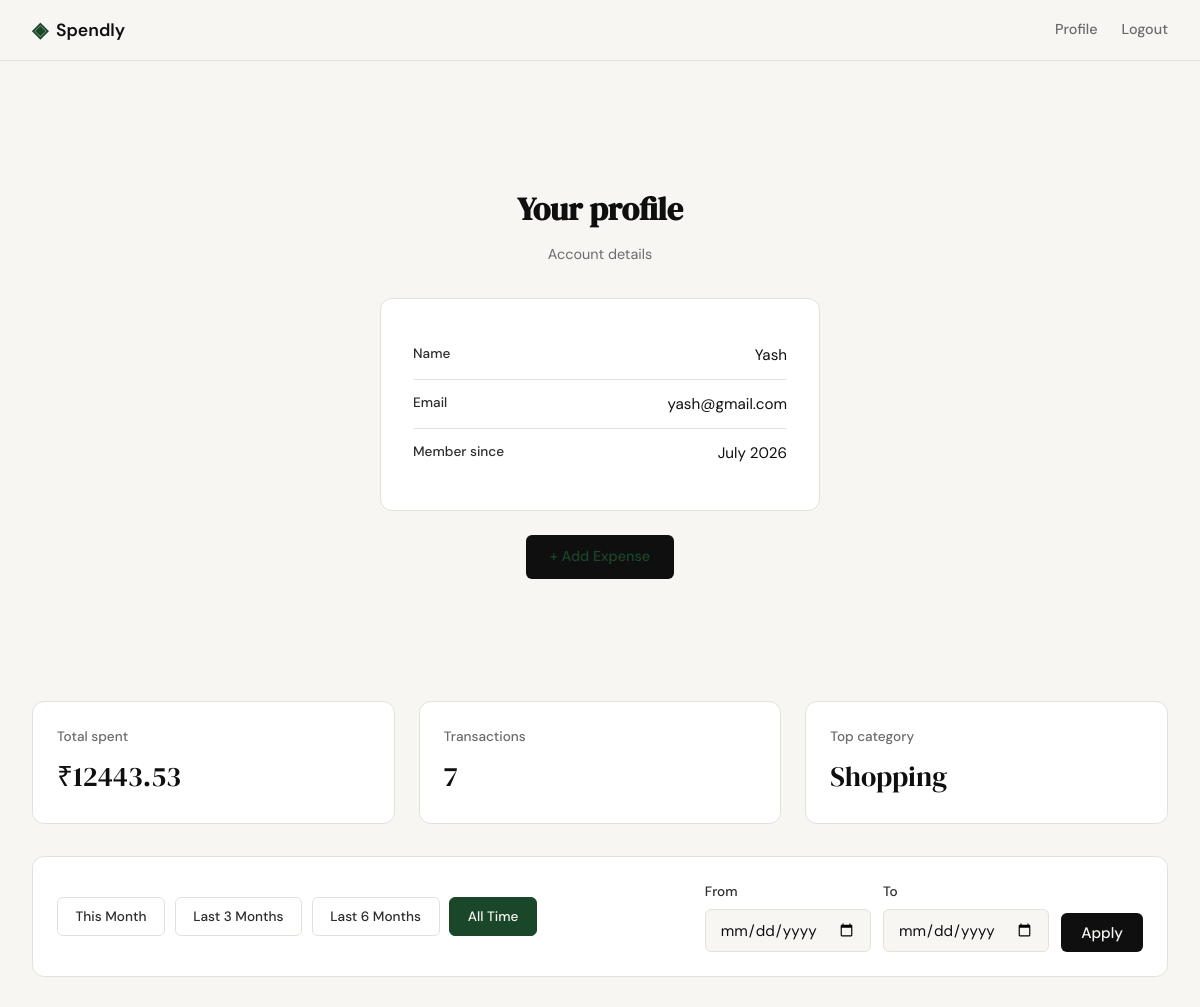
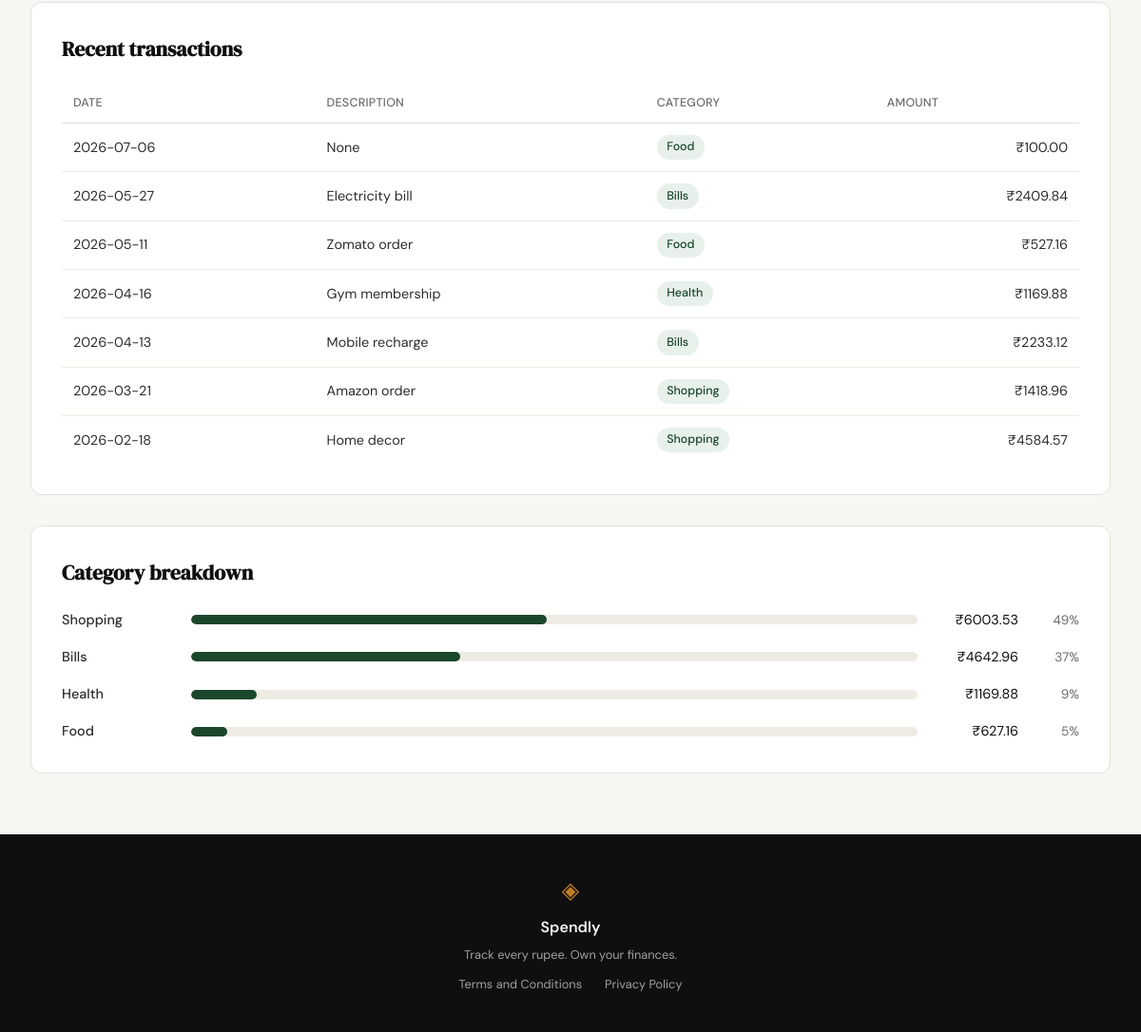
Page /profile (signed in) on the committed database (2 pictures, top to bottom).
### tables this page shows
CREATE TABLE users (
            id            INTEGER PRIMARY KEY AUTOINCREMENT,
            name          TEXT    NOT NULL,
            email         TEXT    UNIQUE NOT NULL,
            password_hash TEXT    NOT NULL,
            created_at    TEXT    DEFAULT (datetime('now'))
        );

CREATE TABLE expenses (
            id          INTEGER PRIMARY KEY AUTOINCREMENT,
            user_id     INTEGER NOT NULL REFERENCES users(id),
            amount      REAL    NOT NULL,
            category    TEXT    NOT NULL,
            date        TEXT    NOT NULL,
            description TEXT,
            created_at  TEXT    DEFAULT (datetime('now'))
        );

### app.py (the view)
@app.route("/profile")
def profile():
    if not session.get("user_id"):
        return redirect(url_for("login"))
    date_from, date_to, presets, active_preset = resolve_date_filter(request.args)
    user_id = session["user_id"]
    user = get_user_by_id(user_id)
    stats = get_summary_stats(
        user_id, date_from=date_from, date_to=date_to
    )
    transactions = get_recent_transactions(
        user_id, date_from=date_from, date_to=date_to
    )
    categories = get_category_breakdown(
        user_id, date_from=date_from, date_to=date_to
    )
    return render_template(
        "profile.html",
        user=user,
        stats=stats,
        transactions=transactions,
        categories=categories,
        date_from=date_from,
        date_to=date_to,
        presets=presets,
        active_preset=active_preset,
    )

### app.py (called while the page is built)
def _parse_date_param(value):
    if not value:
        return None
    try:
        parsed = datetime.strptime(value, "%Y-%m-%d")
    except ValueError:
        return None
    return parsed.strftime("%Y-%m-%d")

def _shift_year_month(year, month, months_back):
    index = year * 12 + (month - 1) - months_back
    return index // 12, index % 12 + 1

def _preset_range(months):
    today = date.today()
    year, month = _shift_year_month(today.year, today.month, months - 1)
    start = date(year, month, 1)
    return DateRange(start.strftime("%Y-%m-%d"), today.strftime("%Y-%m-%d"))

### database/db.py (called while the page is built)
def get_db():
    conn = sqlite3.connect(DB_PATH)
    conn.row_factory = sqlite3.Row
    conn.execute("PRAGMA foreign_keys = ON")
    return conn

### database/queries.py (called while the page is built)
def _date_range_clause(date_from, date_to):
    if date_from and date_to:
        return " AND date BETWEEN ? AND ?", [date_from, date_to]
    return "", []

def get_user_by_id(user_id):
    conn = get_db()
    row = conn.execute(
        "SELECT name, email, created_at FROM users WHERE id = ?", (user_id,)
    ).fetchone()
    conn.close()
    if not row:
        return None
    created_at = datetime.strptime(row["created_at"], "%Y-%m-%d %H:%M:%S")
    return {
        "name": row["name"],
        "email": row["email"],
        "member_since": created_at.strftime("%B %Y"),
    }

def get_recent_transactions(user_id, limit=10, date_from=None, date_to=None):
    conn = get_db()
    date_filter_sql, extra_params = _date_range_clause(date_from, date_to)
    params = [user_id, *extra_params, limit]
    rows = conn.execute(
        f"""
        SELECT date, description, category, amount
        FROM expenses
        WHERE user_id = ?{date_filter_sql}
        ORDER BY date DESC, id DESC
        LIMIT ?
        """,
        params,
    ).fetchall()
    conn.close()
    return [dict(row) for row in rows]

### templates/profile.html (shortened to what this page needs)
{% extends "base.html" %}
{% block content %}
<section class="auth-section">
    <div class="auth-container">
        <div class="auth-header">
            <h1 class="auth-title">Your profile</h1>
            <p class="auth-subtitle">Account details</p>
        </div>
        <div class="auth-card">
            <div class="profile-field">
                <span class="profile-label">Name</span>
                <span class="profile-value">{{ user.name }}</span>
            </div>
            <div class="profile-field">
                <span class="profile-label">Email</span>
                <span class="profile-value">{{ user.email }}</span>
            </div>
            <div class="profile-field">
                <span class="profile-label">Member since</span>
                <span class="profile-value">{{ user.member_since }}</span>
            </div>
        </div>
        <p class="auth-switch">
            <a href="{{ url_for('add_expense') }}" class="btn-primary">+ Add Expense</a>
        </p>
    </div>
</section>
<section class="dashboard-section">
    <div class="dashboard-inner">
        <div class="stat-grid">
            <div class="stat-card">
                <span class="stat-label">Total spent</span>
                <span class="stat-value">₹{{ "%.2f"|format(stats.total_spent) }}</span>
            </div>
            <div class="stat-card">
                <span class="stat-label">Transactions</span>
                <span class="stat-value">{{ stats.transaction_count }}</span>
            </div>
            <div class="stat-card">
                <span class="stat-label">Top category</span>
                <span class="stat-value">{{ stats.top_category }}</span>
            </div>
        </div>
        <div class="filter-bar">
            <div class="preset-links">
                <a href="{{ url_for('profile', date_from=presets.this_month.start, date_to=presets.this_month.end) }}"
                   class="preset-link {% if active_preset == 'this_month' %}active{% endif %}">This Month</a>
                <a href="{{ url_for('profile', date_from=presets.last_3_months.start, date_to=presets.last_3_months.end) }}"
                   class="preset-link {% if active_preset == 'last_3_months' %}active{% endif %}">Last 3 Months</a>
                <a href="{{ url_for('profile', date_from=presets.last_6_months.start, date_to=presets.last_6_months.end) }}"
                   class="preset-link {% if active_preset == 'last_6_months' %}active{% endif %}">Last 6 Months</a>
                <a href="{{ url_for('profile') }}"
                   class="preset-link {% if active_preset == 'all_time' %}active{% endif %}">All Time</a>
            </div>
            <form method="GET" action="{{ url_for('profile') }}" class="filter-custom-form">
                <div class="form-group">
                    <label for="date_from">From</label>
                    <input type="date" id="date_from" name="date_from" class="form-input"
                           value="{{ date_from or '' }}">
                </div>
                <div class="form-group">
                    <label for="date_to">To</label>
                    <input type="date" id="date_to" name="date_to" class="form-input"
                           value="{{ date_to or '' }}">
                </div>
                <button type="submit"
                        class="btn-submit filter-apply-btn
                               {%- if active_preset == 'custom' %} active{% endif %}">
                    Apply
                </button>
            </form>
        </div>
        <div class="dashboard-card">
            <h2 class="dashboard-card-title">Recent transactions</h2>
            <div class="table-scroll">
                <table class="transaction-table">
                    <thead>
                        <tr>
                            <th>Date</th>
                            <th>Description</th>
                            <th>Category</th>
                            <th class="align-right">Amount</th>
                        </tr>
                    </thead>
                    <tbody>
                        {% for tx in transactions[:10] %}
                        <tr>
                            <td>{{ tx.date }}</td>
                            <td>{{ tx.description }}</td>
                            <td><span class="category-tag">{{ tx.category }}</span></td>
                            <td class="align-right">₹{{ "%.2f"|format(tx.amount) }}</td>
                        </tr>
                        {% endfor %}
                    </tbody>
                </table>
            </div>
        </div>
        <div class="dashboard-card">
            <h2 class="dashboard-card-title">Category breakdown</h2>
            <div class="category-list">
                {% for cat in categories %}
                <div class="category-row">
                    <span class="category-name">{{ cat.name }}</span>
                    <div class="category-bar-track">
                        <div class="category-bar-fill" style="width: {{ cat.pct }}%"></div>
                    </div>
                    <span class="category-amount">₹{{ "%.2f"|format(cat.amount) }}</span>
                    <span class="category-pct">{{ cat.pct }}%</span>
                </div>
                {% endfor %}
            </div>
        </div>
    </div>
</section>
{% endblock %}

### templates/base.html (shortened to what this page needs)
<!DOCTYPE html>
<html lang="en">
<head>
    <link rel="stylesheet" href="{{ url_for('static', filename='css/style.css') }}">
</head>
<body>
    <nav class="navbar">
        <div class="nav-inner">
            <a href="{{ url_for('landing') }}" class="nav-brand">
                <span class="brand-icon">◈</span>
                <span class="brand-name">Spendly</span>
            </a>
            <div class="nav-links">
                {% if session.user_id %}
                <a href="{{ url_for('profile') }}">Profile</a>
                <a href="{{ url_for('logout') }}">Logout</a>
                {% else %}
                <a href="{{ url_for('login') }}">Sign in</a>
                <a href="{{ url_for('register') }}" class="nav-cta">Get started</a>
                {% endif %}
            </div>
        </div>
    </nav>
    <main class="main-content">
        {% block content %}{% endblock %}
    </main>
    <footer class="footer">
        <div class="footer-inner">
            <span class="brand-icon">◈</span>
            <span class="footer-name">Spendly</span>
            <p class="footer-copy">Track every rupee. Own your finances.</p>
            <p class="footer-links">
                <a href="/terms">Terms and Conditions</a>
                <a href="/privacy">Privacy Policy</a>
            </p>
        </div>
    </footer>
</body>
</html>

### rows in the picture
users: name "Yash", email "yash@gmail.com"
expenses: date "2026-07-06", description "None", category "Food", amount "100.00"
expenses: date "2026-05-27", description "Electricity bill", category "Bills", amount "2409.84"
expenses: date "2026-05-11", description "Zomato order", category "Food", amount "527.16"
expenses: date "2026-04-16", description "Gym membership", category "Health", amount "1169.88", name "Health", pct "9"
expenses: date "2026-04-13", description "Mobile recharge", category "Bills", amount "2233.12"
expenses: date "2026-03-21", description "Amazon order", category "Shopping", amount "1418.96"
expenses: date "2026-02-18", description "Home decor", category "Shopping", amount "4584.57"

### other values in the picture
{{ user.member_since }} "July 2026"
{{ "%.2f"|format(stats.total_spent) }} "12443.53"
{{ stats.transaction_count }} "7"
{{ stats.top_category }} "Shopping"
{{ cat.name }} "Shopping" "Bills" "Food"
{{ "%.2f"|format(cat.amount) }} "6003.53" "4642.96" "627.16"
{{ cat.pct }} "49" "37" "5"
